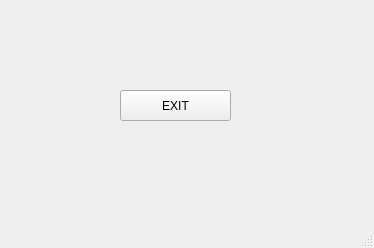
<?xml version="1.0" encoding="UTF-8"?>
<ui version="4.0">
 <class>MainWindow</class>
 <widget class="QMainWindow" name="MainWindow">
  <property name="geometry">
   <rect>
    <x>0</x>
    <y>0</y>
    <width>374</width>
    <height>248</height>
   </rect>
  </property>
  <property name="windowTitle">
   <string>Close Button</string>
  </property>
  <widget class="QWidget" name="centralwidget">
   <widget class="QPushButton" name="btn_exit">
    <property name="geometry">
     <rect>
      <x>120</x>
      <y>90</y>
      <width>111</width>
      <height>31</height>
     </rect>
    </property>
    <property name="text">
     <string>EXIT</string>
    </property>
   </widget>
  </widget>
  <widget class="QMenuBar" name="menubar">
   <property name="geometry">
    <rect>
     <x>0</x>
     <y>0</y>
     <width>374</width>
     <height>22</height>
    </rect>
   </property>
  </widget>
  <widget class="QStatusBar" name="statusbar"/>
 </widget>
 <resources/>
 <connections/>
</ui>
